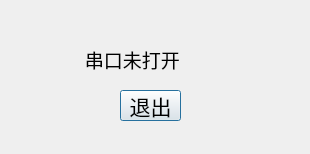
<?xml version="1.0" encoding="UTF-8"?>
<ui version="4.0">
 <class>TransmitError</class>
 <widget class="QDialog" name="TransmitError">
  <property name="geometry">
   <rect>
    <x>0</x>
    <y>0</y>
    <width>310</width>
    <height>154</height>
   </rect>
  </property>
  <property name="windowTitle">
   <string>error</string>
  </property>
  <widget class="QPushButton" name="pushButton">
   <property name="geometry">
    <rect>
     <x>120</x>
     <y>90</y>
     <width>61</width>
     <height>31</height>
    </rect>
   </property>
   <property name="font">
    <font>
     <family>楷体</family>
     <pointsize>16</pointsize>
    </font>
   </property>
   <property name="text">
    <string>退出</string>
   </property>
  </widget>
  <widget class="QLabel" name="SerialLabel">
   <property name="geometry">
    <rect>
     <x>70</x>
     <y>0</y>
     <width>249</width>
     <height>119</height>
    </rect>
   </property>
   <property name="font">
    <font>
     <family>楷体</family>
     <pointsize>14</pointsize>
    </font>
   </property>
   <property name="text">
    <string>   串口未打开</string>
   </property>
  </widget>
  <zorder>SerialLabel</zorder>
  <zorder>pushButton</zorder>
 </widget>
 <resources/>
 <connections/>
</ui>
